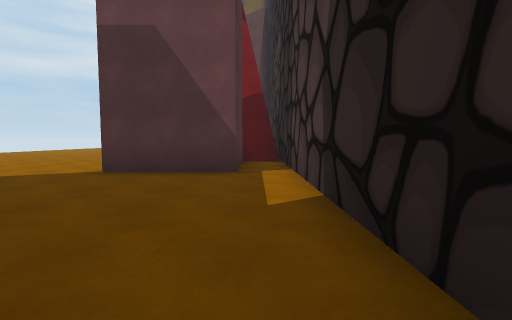
view 1 (above)

12 first-person views from a walk through a Unity game level. The camera is 1.2 m above the floor, tilts 4° down and sees 85° across. The floor is counted in squares, 2 m on a side. Each view is taken from the middle of a square. On the plan, view 1 faces up. The plan holds only what a view shows up to about 9 squares ahead; the rest is blank. The place goes on beyond the plan.

view 2
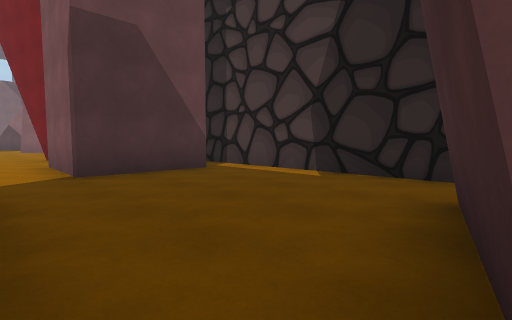

view 3
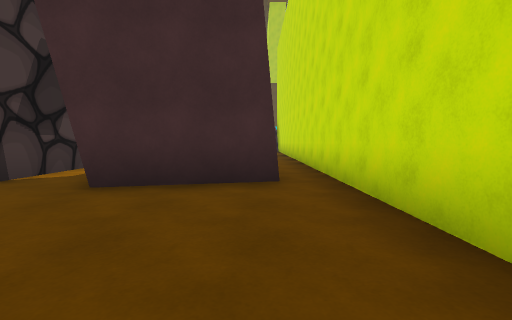

view 4
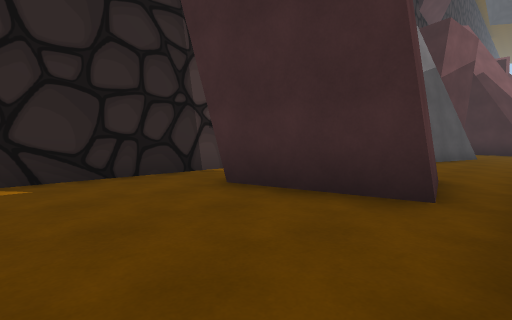

view 5
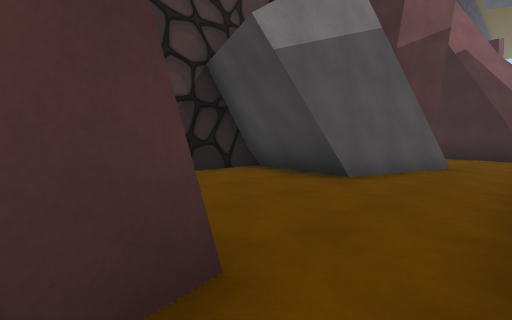

view 6
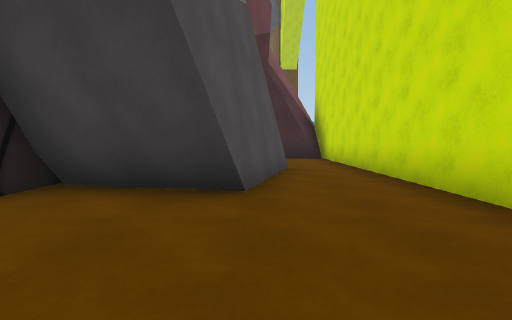

view 7
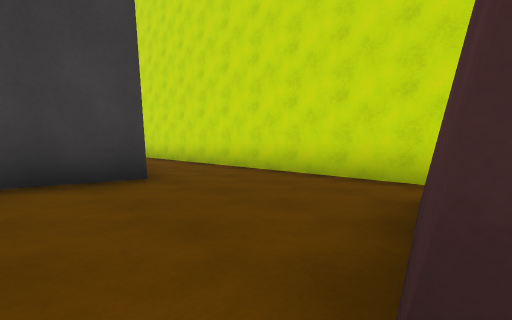

view 8
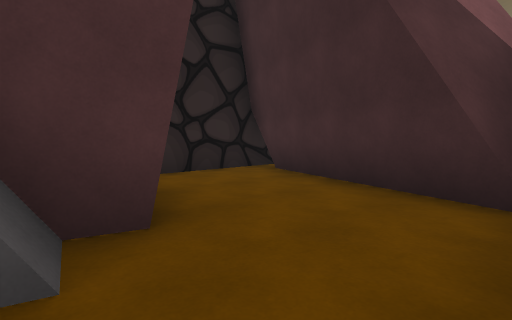

view 9
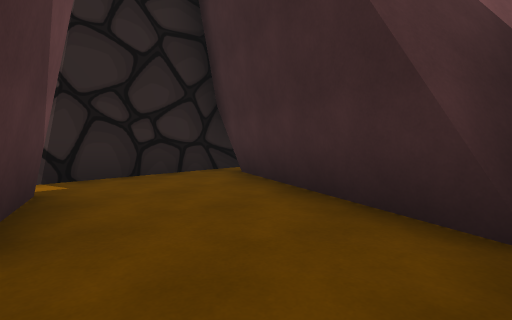

view 10
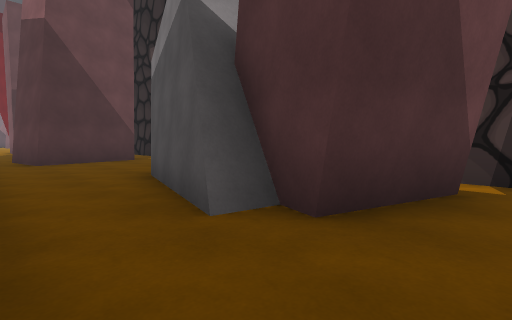

view 11
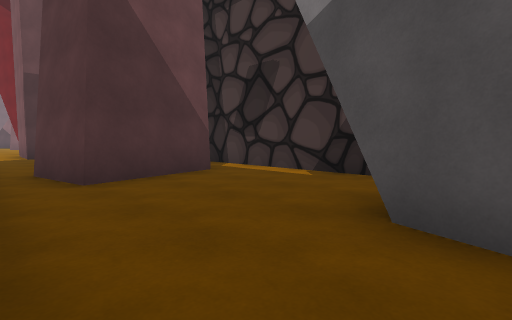

view 12
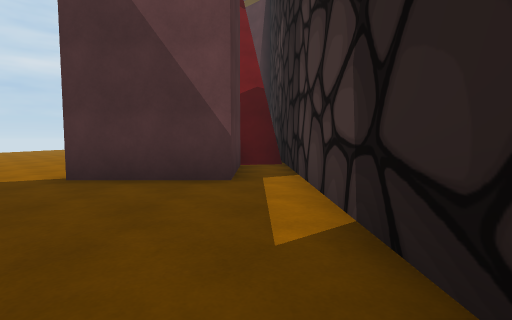

### Floor plan
Ten units are one square. View 1 is at (0, 0); x grows to the right and y downward. Boxes are objects, and circles mark ways between rooms. Rooms are numbered by the first view taken in them; rooms with no view inside come last. Other rooms are left out.
<svg viewBox="-48 -91 62 230">
<path fill="none" stroke="#000" d="M-43 -28 -43 14M-30 16 -33 0 -7 -6M8 15 8 -86 -4 -84 -4 -52 -29 -52M8 -84 -4 -82M8 -83 -4 -80M-17 48 9 53M-19 82 -26 81M8 57 8 15M-2 95 -22 89 -19 80 -25 78 -17 50 8 55M-43 14 -43 110M-39 110 5 127M-4 11 -30 16M8 134 8 92M-15 53 8 57"/>
<circle cx="-40" cy="5" r="3" fill="#2a7"/>
<circle cx="0" cy="5" r="3" fill="#2a7"/>
<text x="-20" y="-30">1</text>
<text x="-30" y="60">2</text>
</svg>
Room 1 opens to room 2.

Where each view was taken, in squares from view 1:
view 1: 0 up, 0 right, facing up
view 2: 0 up, 4 left, facing up-right
view 3: 4 up, 3 left, facing down
view 4: 3 up, 4 left, facing down-right
view 5: 1 down, 4 left, facing down-right
view 6: 2 down, 2 left, facing down
view 7: 1 down, 0 right, facing down-left
view 8: 8 down, 4 left, facing down-right
view 9: 9 down, 4 left, facing down-right
view 10: 10 down, 4 left, facing up-right
view 11: 6 down, 4 left, facing up-right
view 12: 1 up, 0 right, facing up
